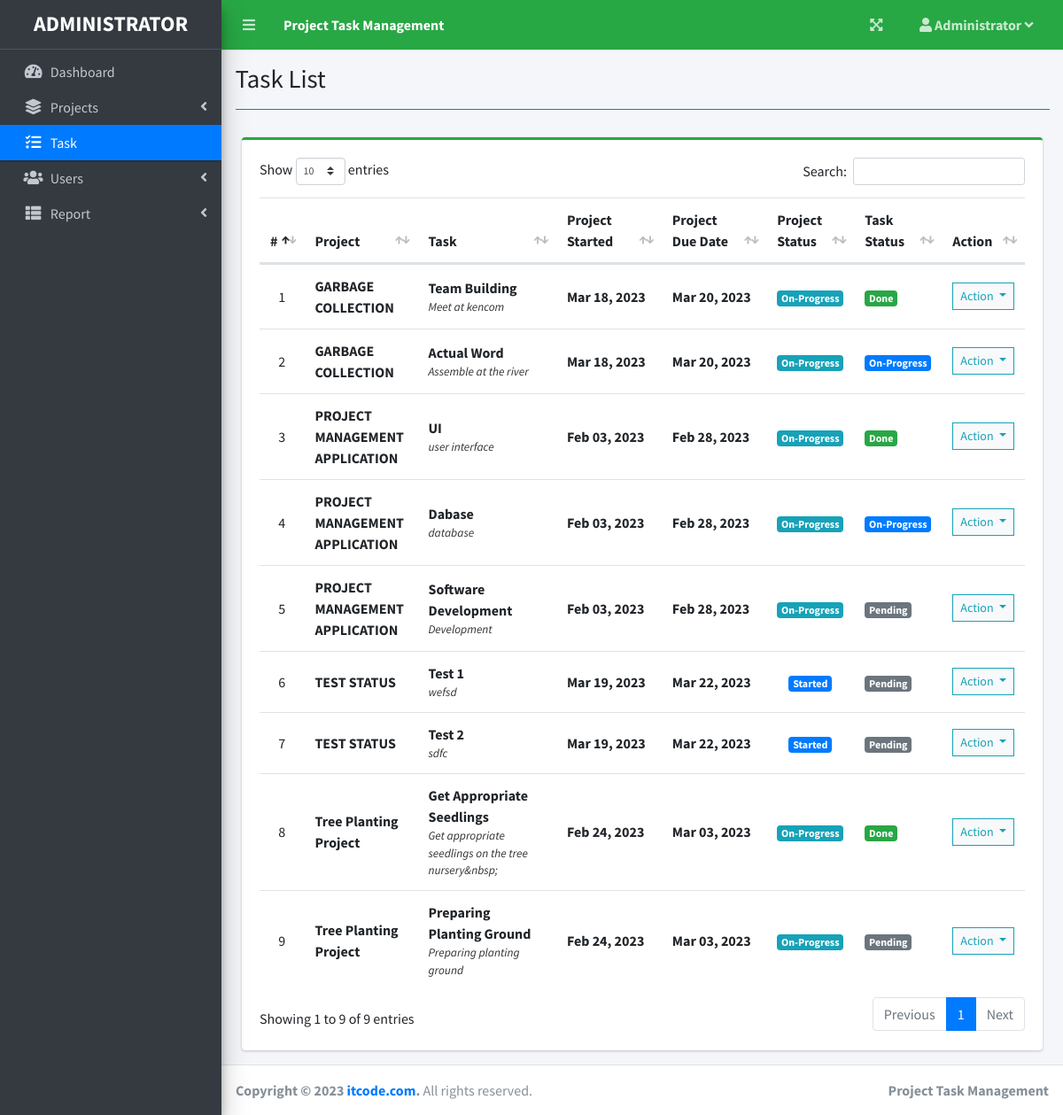
The app's page /index.php?page=task_list (signed in) with its own data.
### tables this page shows
CREATE TABLE `task_list` (
  `id` int(30) NOT NULL,
  `project_id` int(30) NOT NULL,
  `task` varchar(200) NOT NULL,
  `description` text NOT NULL,
  `status` tinyint(4) NOT NULL,
  `date_created` datetime NOT NULL DEFAULT CURRENT_TIMESTAMP
);

CREATE TABLE `project_list` (
  `id` int(30) NOT NULL,
  `name` varchar(200) NOT NULL,
  `description` text NOT NULL,
  `status` tinyint(2) NOT NULL,
  `start_date` date NOT NULL,
  `end_date` date NOT NULL,
  `manager_id` int(30) NOT NULL,
  `user_ids` text NOT NULL,
  `date_created` datetime NOT NULL DEFAULT CURRENT_TIMESTAMP,
  `location` varchar(100) NOT NULL
);

### task_list.php (the view, shortened to what this page needs)
<?php include'db_connect.php' ?>
<div class="col-lg-12">
	<div class="card card-outline card-success">
		<div class="card-body">
			<table class="table tabe-hover table-condensed" id="list">
				<colgroup>
					<col width="5%">
					<col width="15%">
					<col width="20%">
					<col width="15%">
					<col width="15%">
					<col width="10%">
					<col width="10%">
					<col width="10%">
				</colgroup>
				<thead>
					<tr>
						<th class="text-center">#</th>
						<th>Project</th>
						<th>Task</th>
						<th>Project Started</th>
						<th>Project Due Date</th>
						<th>Project Status</th>
						<th>Task Status</th>
						<th>Action</th>
					</tr>
				</thead>
				<tbody>
					<?php
					$i = 1;
					$where = "";
					$stat = array("Pending","Started","On-Progress","On-Hold","Over Due","Done");
					$qry = $conn->query("SELECT t.*,p.name as pname,p.start_date,p.status as pstatus, p.end_date,p.id as pid FROM task_list t inner join project_list p on p.id = t.project_id $where order by p.name asc");
					while($row= $qry->fetch_assoc()):
						$trans = get_html_translation_table(HTML_ENTITIES,ENT_QUOTES);
						unset($trans["\""], $trans["<"], $trans[">"], $trans["<h2"]);
						$desc = strtr(html_entity_decode($row['description']),$trans);
						$desc=str_replace(array("<li>","</li>"), array("",", "), $desc);
		                $cprog = $conn->query("SELECT * FROM task_list where project_id = {$row['pid']} and status = 3")->num_rows;
		                $prod = $conn->query("SELECT * FROM user_productivity where project_id = {$row['pid']}")->num_rows;
		                if($row['pstatus'] == 0 && strtotime(date('Y-m-d')) >= strtotime($row['start_date'])):
		                if($prod  > 0  || $cprog > 0)
		                  $row['pstatus'] = 2;
		                else
		                  $row['pstatus'] = 1;
		                elseif($row['pstatus'] == 0 && strtotime(date('Y-m-d')) > strtotime($row['end_date'])):
		                $row['pstatus'] = 4;
		                endif;
					?>
					<tr>
						<td class="text-center"><?php echo $i++ ?></td>
						<td>
							<p><b><?php echo ucwords($row['pname']) ?></b></p>
						</td>
						<td>
							<p><b><?php echo ucwords($row['task']) ?></b></p>
							<p class="truncate"><?php echo strip_tags($desc) ?></p>
						</td>
						<td><b><?php echo date("M d, Y",strtotime($row['start_date'])) ?></b></td>
						<td><b><?php echo date("M d, Y",strtotime($row['end_date'])) ?></b></td>
						<td class="text-center">
							<?php
							  if($stat[$row['pstatus']] =='Pending'){
							  	echo "<span class='badge badge-secondary'>{$stat[$row['pstatus']]}</span>";
							  }elseif($stat[$row['pstatus']] =='Started'){
							  	echo "<span class='badge badge-primary'>{$stat[$row['pstatus']]}</span>";
							  }elseif($stat[$row['pstatus']] =='On-Progress'){
							  	echo "<span class='badge badge-info'>{$stat[$row['pstatus']]}</span>";
							  }elseif($stat[$row['pstatus']] =='On-Hold'){
							  	echo "<span class='badge badge-warning'>{$stat[$row['pstatus']]}</span>";
							  }elseif($stat[$row['pstatus']] =='Over Due'){
							  	echo "<span class='badge badge-danger'>{$stat[$row['pstatus']]}</span>";
							  }elseif($stat[$row['pstatus']] =='Done'){
							  	echo "<span class='badge badge-success'>{$stat[$row['pstatus']]}</span>";
							  }
							?>
						</td>
						<td>
                        	<?php
                        	if($row['status'] == 1){
						  		echo "<span class='badge badge-secondary'>Pending</span>";
                        	}elseif($row['status'] == 2){
						  		echo "<span class='badge badge-primary'>On-Progress</span>";
                        	}elseif($row['status'] == 3){
						  		echo "<span class='badge badge-success'>Done</span>";
                        	}
                        	?>
                        </td>
						<td class="text-center">
							<button type="button" class="btn btn-default btn-sm btn-flat border-info wave-effect text-info dropdown-toggle" data-toggle="dropdown" aria-expanded="true">
		                      Action
		                    </button>
						</td>
					</tr>
				<?php endwhile; ?>
				</tbody>
			</table>
		</div>
	</div>
</div>

### index.php (shortened to what this page needs)
<!DOCTYPE html>
<html lang="en">
<?php
	include 'header.php'
?>
<body class="hold-transition sidebar-mini layout-fixed layout-navbar-fixed layout-footer-fixed">
<div class="wrapper">
  <?php include 'topbar.php' ?>
  <?php include 'sidebar.php' ?>
  <div class="content-wrapper">
    <div class="content-header">
      <div class="container-fluid">
        <div class="row mb-2">
          <div class="col-sm-6">
            <h1 class="m-0"><?php echo $title ?></h1>
          </div>
        </div>
            <hr class="border-primary">
      </div>
    </div>
    <section class="content">
      <div class="container-fluid">
         <?php
            $page = isset($_GET['page']) ? $_GET['page'] : 'home';
            if(!file_exists($page.".php")){
                include '404.html';
            }else{
            include $page.'.php';
            }
          ?>
      </div>
    </section>
  </div>
  <footer class="main-footer">
    <strong>Copyright &copy; 2023 <a href="#">itcode.com</a>.</strong>
    All rights reserved.
    <div class="float-right d-none d-sm-inline-block">
      <b><?php echo $_SESSION['system']['name'] ?></b>
    </div>
  </footer>
</div>
</body>
</html>

### header.php (shortened to what this page needs)
<head>
  <?php
  $title = isset($_GET['page']) ? ucwords(str_replace("_", ' ', $_GET['page'])) : "Home";
  ?>
  <link rel="stylesheet" href="assets/plugins/fontawesome-free/css/all.min.css">
  <link rel="stylesheet" href="assets/plugins/overlayScrollbars/css/OverlayScrollbars.min.css">
  <link rel="stylesheet" href="assets/plugins/datatables-bs4/css/dataTables.bootstrap4.min.css">
  <link rel="stylesheet" href="assets/plugins/datatables-responsive/css/responsive.bootstrap4.min.css">
  <link rel="stylesheet" href="assets/plugins/datatables-buttons/css/buttons.bootstrap4.min.css">
  <link rel="stylesheet" href="assets/plugins/select2/css/select2.min.css">
  <link rel="stylesheet" href="assets/plugins/select2-bootstrap4-theme/select2-bootstrap4.min.css">
  <link rel="stylesheet" href="assets/plugins/sweetalert2-theme-bootstrap-4/bootstrap-4.min.css">
  <link rel="stylesheet" href="assets/plugins/toastr/toastr.min.css">
  <link rel="stylesheet" href="assets/plugins/dropzone/min/dropzone.min.css">
  <link rel="stylesheet" href="assets/dist/css/jquery.datetimepicker.min.css">
  <link rel="stylesheet" href="assets/plugins/icheck-bootstrap/icheck-bootstrap.min.css">
  <link rel="stylesheet" href="assets/plugins/bootstrap4-toggle/css/bootstrap4-toggle.min.css">
  <link rel="stylesheet" href="assets/dist/css/adminlte.min.css">
  <link rel="stylesheet" href="assets/dist/css/styles.css">
  <link rel="stylesheet" href="assets/plugins/summernote/summernote-bs4.min.css">
</head>

### topbar.php (shortened to what this page needs)
<nav class="main-header navbar navbar-expand navbar-success navbar-dark ">
  <ul class="navbar-nav">
    <?php if(isset($_SESSION['login_id'])): ?>
    <li class="nav-item">
      <a class="nav-link" data-widget="pushmenu" href="" role="button"><i class="fas fa-bars"></i></a>
    </li>
  <?php endif; ?>
    <li>
      <a class="nav-link text-white"  href="./" role="button"> <large><b><?php echo $_SESSION['system']['name'] ?></b></large></a>
    </li>
  </ul>
  <ul class="navbar-nav ml-auto">
    <li class="nav-item">
      <a class="nav-link" data-widget="fullscreen" href="#" role="button">
        <i class="fas fa-expand-arrows-alt"></i>
      </a>
    </li>
   <li class="nav-item dropdown">
          <a class="nav-link"  data-toggle="dropdown" aria-expanded="true" href="javascript:void(0)">
            <span>
              <div class="d-felx badge-pill">
                <span class="fa fa-user"></span>
                <span><b><?php echo ucwords($_SESSION['login_firstname']) ?></b></span>
                <span class="fa fa-angle-down"></span>
              </div>
            </span>
          </a>
    </li>
  </ul>
</nav>

### sidebar.php (shortened to what this page needs)
<aside class="main-sidebar sidebar-dark-primary elevation-4">
  <div class="dropdown">
 	<a href="./" class="brand-link">
      <?php if($_SESSION['login_type'] == 1){ ?>
      <h4 class="text-center p-0 m-0"><b>ADMINISTRATOR</b></h4>
      <?php }else if($_SESSION['login_type'] == 2){ ?>
      <h4 class="text-center p-0 m-0"><b>PROJECT MANAGER</b></h4>
      <?php }else if($_SESSION['login_type'] == 3){ ?>
      <h4 class="text-center p-0 m-0"><b>STAFF</b></h4>
      <?php } ?>
  </a>
  </div>
  <div class="sidebar pb-4 mb-4">
    <nav class="mt-2">
      <ul class="nav nav-pills nav-sidebar flex-column nav-flat" data-widget="treeview" role="menu" data-accordion="false">
        <li class="nav-item dropdown">
          <a href="./" class="nav-link nav-home">
            <i class="nav-icon fas fa-tachometer-alt"></i>
            <p>
              Dashboard
            </p>
          </a>
        </li>
        <li class="nav-item">
          <a href="#" class="nav-link nav-edit_project nav-view_project">
            <i class="nav-icon fas fa-layer-group"></i>
            <p>
              Projects
              <i class="right fas fa-angle-left"></i>
            </p>
          </a>
        </li>
        <li class="nav-item">
              <a href="./index.php?page=task_list" class="nav-link nav-task_list">
                <i class="fas fa-tasks nav-icon"></i>
                <p>Task</p>
              </a>
        </li>
        <?php if($_SESSION['login_type'] == 1): ?>
        <li class="nav-item">
          <a href="#" class="nav-link nav-edit_user">
            <i class="nav-icon fas fa-users"></i>
            <p>
              Users
              <i class="right fas fa-angle-left"></i>
            </p>
          </a>
        </li>
      <?php endif; ?>
       <?php if($_SESSION['login_type'] != 3): ?>
          <li class="nav-item">
          <a href="#" class="nav-link nav-reports">
            <i class="fas fa-th-list nav-icon"></i>
            <p>
              Report
              <i class="right fas fa-angle-left"></i>
            </p>
          </a>
        </li>
        <?php endif; ?>
      </ul>
    </nav>
  </div>
</aside>

### task_list.php (style rules this page uses)
table p { margin: unset !important; }
table td { vertical-align: middle !important }

### records on screen
task_list: project_list.name "GARBAGE COLLECTION", task "Team Building", description "Meet at kencom", project_list.start_date "Mar 18, 2023", project_list.end_date "Mar 20, 2023", pstatus "On-Progress", status "Done"
task_list: project_list.name "GARBAGE COLLECTION", task "Actual Word", description "Assemble at the river", project_list.start_date "Mar 18, 2023", project_list.end_date "Mar 20, 2023", status "On-Progress"
task_list: project_list.name "PROJECT MANAGEMENT APPLICATION", task "UI", description "user interface", project_list.start_date "Feb 03, 2023", project_list.end_date "Feb 28, 2023", pstatus "On-Progress", status "Done"
task_list: project_list.name "PROJECT MANAGEMENT APPLICATION", task "Dabase", description "database", project_list.start_date "Feb 03, 2023", project_list.end_date "Feb 28, 2023", pstatus "On-Progress", status "On-Progress"
task_list: project_list.name "PROJECT MANAGEMENT APPLICATION", task "Software Development", description "Development", project_list.start_date "Feb 03, 2023", project_list.end_date "Feb 28, 2023", pstatus "On-Progress", status "Pending"
task_list: project_list.name "TEST STATUS", task "Test 1", description "wefsd", project_list.start_date "Mar 19, 2023", project_list.end_date "Mar 22, 2023", status "Started", shows "Pending"
task_list: project_list.name "TEST STATUS", task "Test 2", description "sdfc", project_list.start_date "Mar 19, 2023", project_list.end_date "Mar 22, 2023", status "Started", shows "Pending"
task_list: project_list.name "Tree Planting Project", task "Get Appropriate Seedlings", description "Get appropriate seedlings on the tree nursery&nbsp;", project_list.start_date "Feb 24, 2023", project_list.end_date "Mar 03, 2023", pstatus "On-Progress", status "Done"
task_list: project_list.name "Tree Planting Project", task "Preparing Planting Ground", description "Preparing planting ground", project_list.start_date "Feb 24, 2023", project_list.end_date "Mar 03, 2023", pstatus "On-Progress", status "Pending"

### other values on screen
$_SESSION['system']['name'] "Project Task Management"
$_SESSION['login_firstname'] "Administrator"
$title "Task List"
